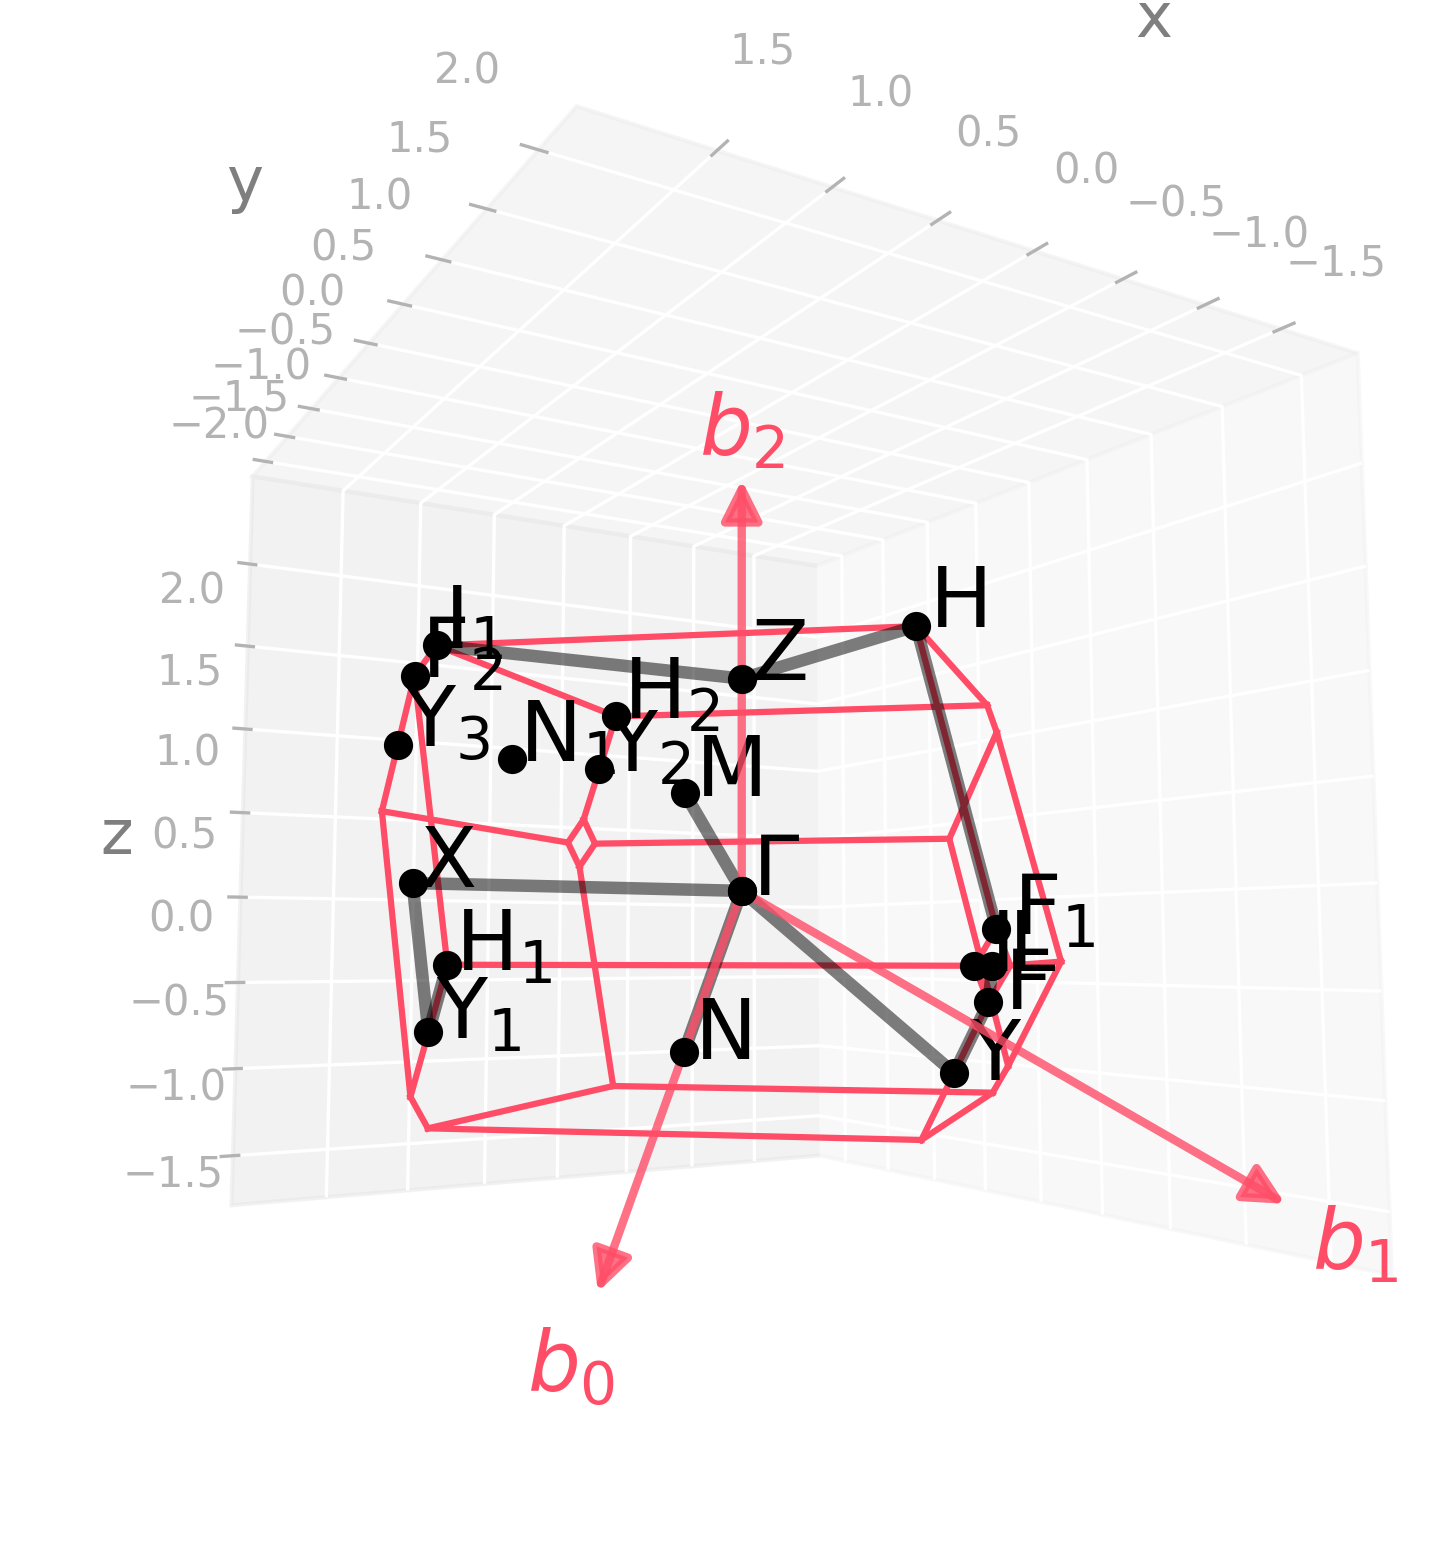

This chart was generated by the following Python code:
import radtools as rad

l = rad.lattice_example("MCLC5")
backend = rad.MatplotlibBackend()
backend.plot(l, kind="brillouin-kpath")
# Save an image:
backend.save("mclc5_brillouin.png", elev=-5, azim=59, dpi=300, bbox_inches="tight")
# Interactive plot:
backend.show(elev=-5, azim=59)
